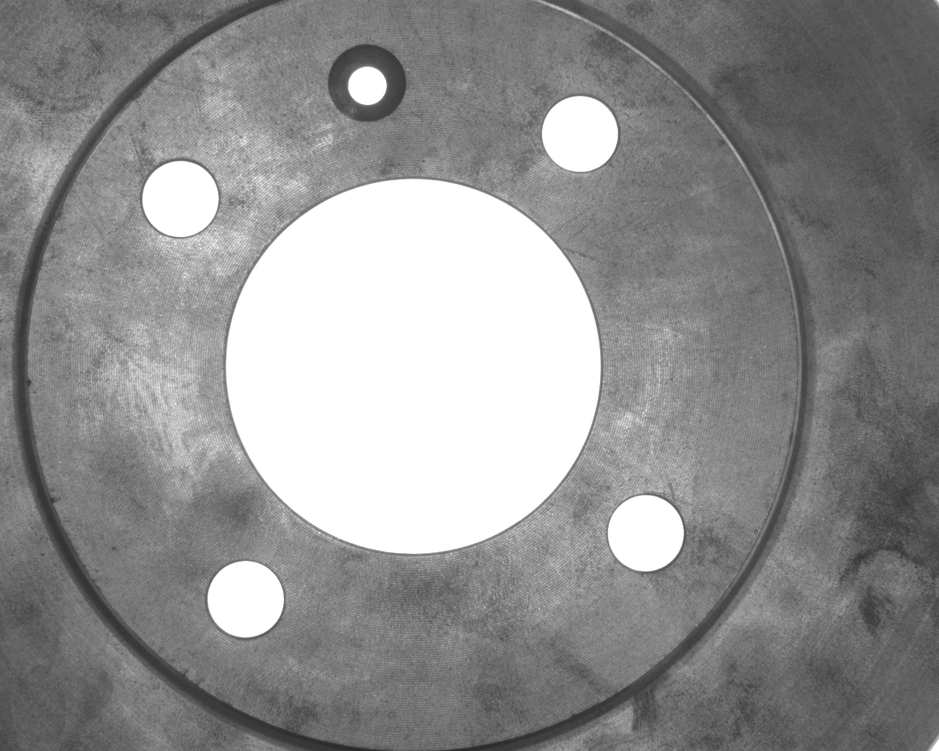
//> input picture Homeworks/9/brake_disk_part_06.png, 939 x 751 px, shrunk from 1280 x 1024 before the run
$ ./RoundDetection   (built with g++ and OpenCV 4)
//> lines starting //> are read from the running program, lines starting //| are printed output that depends on the picture; after the words box and inside, x2 and y2 are one past the last pixel; in counts of white or black regions, pixels touching at a corner belong together
//> further down, inputImg is the input picture: 751 rows x 939 cols, CV_8UC3; min 40, max 255, mean 144.4
//
// Created by chrisliu on 2020/4/9.
//

#include <iostream>
#include <opencv2/opencv.hpp>
#include <opencv2/core/core.hpp>
#include <opencv2/imgproc/imgproc.hpp>
#include <opencv2/highgui/highgui.hpp>

using namespace std;
using namespace cv;

#define PI 3.1415926535

//拟合圆
Point3f LeastSquareFittingCircle(vector<Point2f> temp_coordinates)//高斯消元法直接求解方程组
{
	float x1 = 0;
	float x2 = 0;
	float x3 = 0;
	float y1 = 0;
	float y2 = 0;
	float y3 = 0;
	float x1y1 = 0;
	float x1y2 = 0;
	float x2y1 = 0;
	int num;
	vector<Point2f>::iterator k;
	Point3f tempcircle;
	for (k = temp_coordinates.begin(); k != temp_coordinates.end(); k++)
	{

		x1 = x1 + (*k).x;
		x2 = x2 + (*k).x * (*k).x;
		x3 = x3 + (*k).x * (*k).x * (*k).x;
		y1 = y1 + (*k).y;
		y2 = y2 + (*k).y * (*k).y;
		y3 = y3 + (*k).y * (*k).y * (*k).y;
		x1y1 = x1y1 + (*k).x * (*k).y;
		x1y2 = x1y2 + (*k).x * (*k).y * (*k).y;
		x2y1 = x2y1 + (*k).x * (*k).x * (*k).y;
	}
	float C, D, E, G, H, a, b, c;
	num = temp_coordinates.size();
	C = num * x2 - x1 * x1;
	D = num * x1y1 - x1 * y1;
	E = num * x3 + num * x1y2 - x1 * (x2 + y2);
	G = num * y2 - y1 * y1;
	H = num * x2y1 + num * y3 - y1 * (x2 + y2);
	a = (H * D - E * G) / (C * G - D * D);
	b = (H * C - E * D) / (D * D - G * C);
	c = -(x2 + y2 + a * x1 + b * y1) / num;
	tempcircle.x = -a / 2; //圆心x坐标
	tempcircle.y = -b / 2;//圆心y坐标
	tempcircle.z = sqrt(a * a + b * b - 4 * c) / 2;//圆心半径
	return tempcircle;
}

//拟合曲线
bool polynomial_curve_fit(std::vector<cv::Point2f>& key_point, int n, cv::Mat& A)
{
	//Number of key points
	int N = key_point.size();

	//构造矩阵X
	cv::Mat X = cv::Mat::zeros(n + 1, n + 1, CV_32FC1);
	for (int i = 0; i < n + 1; i++)
	{
		for (int j = 0; j < n + 1; j++)
		{
			for (int k = 0; k < N; k++)
			{
				X.at<float>(i, j) = X.at<float>(i, j) +
					std::pow(key_point[k].x, i + j);
			}
		}
	}

	//构造矩阵Y
	cv::Mat Y = cv::Mat::zeros(n + 1, 1, CV_32FC1);
	for (int i = 0; i < n + 1; i++)
	{
		for (int k = 0; k < N; k++)
		{
			Y.at<float>(i, 0) = Y.at<float>(i, 0) +
				std::pow(key_point[k].x, i) * key_point[k].y;
		}
	}

	A = cv::Mat::zeros(n + 1, 1, CV_32FC1);
	//求解矩阵A
	cv::solve(X, Y, A, cv::DECOMP_LU);
	return true;
}

Mat Circle_Detection(Mat input)
{
	int rows = input.rows;
//> rows = 751
	int cols = input.cols;
//> cols = 939

	Mat output = Mat::zeros(rows, cols, CV_8UC1);
	int temp = 0;
	for (int i = 0; i < rows; ++i)
	{
		temp = abs(input.at<uchar>(i, 1) - 0) / 2;
		if (temp > 50)
			output.at<uchar>(i, 0) = 255;
		for (int j = 1; j < cols - 1; ++j)
		{
			temp = abs(input.at<uchar>(i, j + 1) - input.at<uchar>(i, j - 1)) / 2;
			if (temp > 50)
				output.at<uchar>(i, j) = 255;
		}
		temp = abs(0 - input.at<uchar>(i, cols - 2)) / 2;
		if (temp > 50)
			output.at<uchar>(i, cols - 1) = 255;
	}
//> this loop made 751 passes
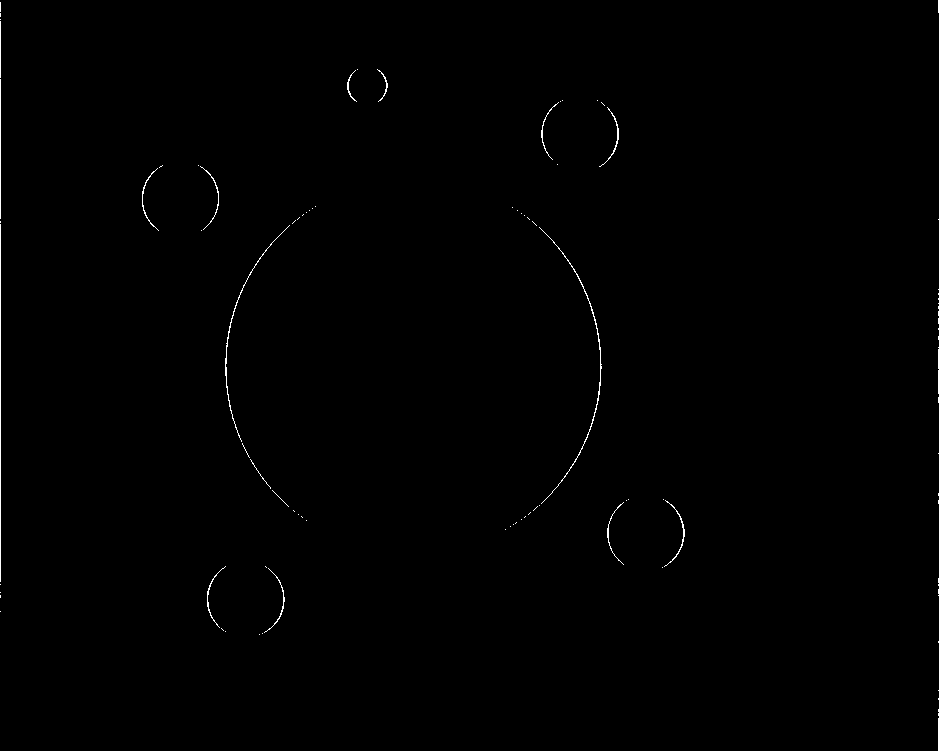
//> output: 751 rows x 939 cols, CV_8UC1; 0.33% white in thin lines or dots
//> after the loop, temp = 127
	vector<vector<Point> > contours;
	vector<Vec4i> hierarchy;
	findContours(output, contours, hierarchy, RETR_TREE, CHAIN_APPROX_SIMPLE, Point(0, 0));
//> contours = 98 contours, 88 with area under 20; largest, box (x1, y1, x2, y2) and area: (539, 227, 602, 504) 79, (225, 225, 290, 442) 53, (664, 500, 685, 567) 40, (599, 107, 619, 167) 34, (264, 568, 285, 633) 25
	vector<Point3f> mems_circle;
	for (int i = 0; i < contours.size(); ++i)
	{
		int increment = contours[i].size() / 8;
		if (increment > 10)
		{
			vector<Point2f> circle_coordinate;
			for (int j = 0; j < 8; ++j)
			{
				circle_coordinate.push_back(contours[i][j * increment]);
			}
			mems_circle.push_back(LeastSquareFittingCircle(circle_coordinate));

		}
	}
//> this loop made 98 passes
//> increment on passes 1 to 12: 0, 0, 0, 0, 0, 0, 0, 0, 0, 0, 0, 0
//> (increment, num in LeastSquareFittingCircle, C in LeastSquareFittingCircle, D in LeastSquareFittingCircle, E in LeastSquareFittingCircle, G in LeastSquareFittingCircle, H in LeastSquareFittingCircle, a in LeastSquareFittingCircle) on passes 61 to 62: (33, 8, 24024, 23399, 36931584, 456759, 353353728, -825), (25, 8, 21679, -55996, -23004928, 311088, 181219072, -828.9)

	Point3f circle_temp = mems_circle.back();
//> circle_temp = Point3(414.4, 365.9, 188.8)
	float x = circle_temp.x;
//> x = 414.4
	float y = circle_temp.y;
//> y = 365.9
	float r = circle_temp.z;
//> r = 188.8

	Mat output_GRAY = input.clone();
	int radius_param = 20;
	circle(output_GRAY, Point2f(x, y), r + radius_param, Scalar(0));
	circle(output_GRAY, Point2f(x, y), r - radius_param, Scalar(0));
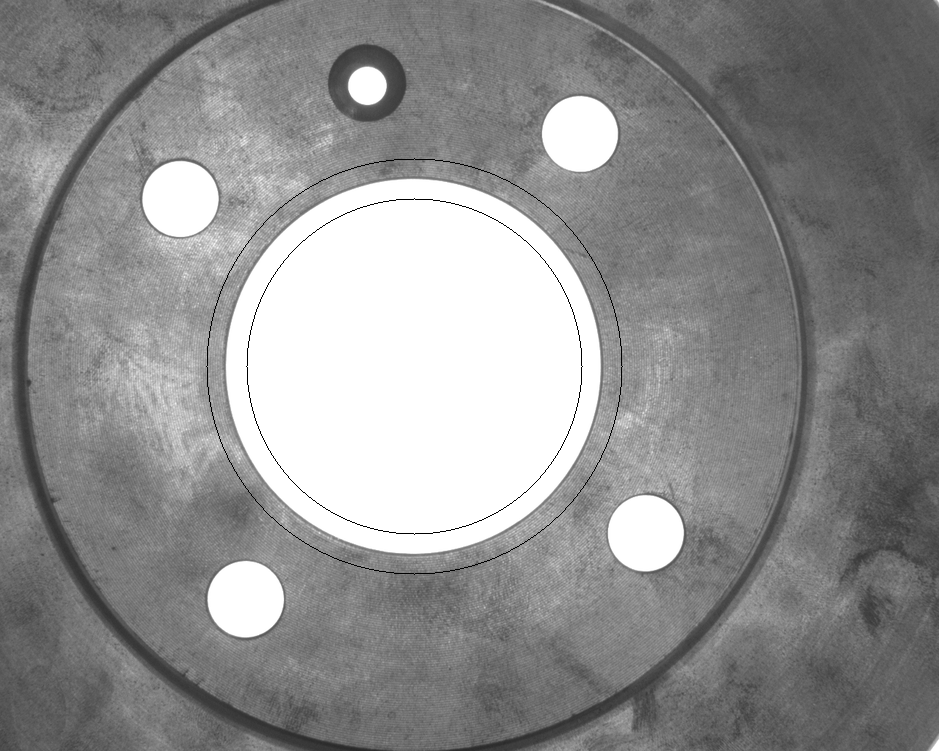
//> output_GRAY: 751 rows x 939 cols, CV_8UC1; min 0, max 255, mean 143.8

	float increment_degree = 2 * PI / 8;
	//cout << increment_degree << endl;
	vector<Point2f> fitting_points;
	for (int i = 0; i < 8; ++i)
	{
		cout << "i:" << i << endl;

		//扫描线采样
		vector<Point3f> edge;
		for (int j = 0; j < 2 * radius_param; ++j)
		{
			float temp_r = r - radius_param + j;
			float temp_x = x + temp_r * cos(increment_degree * i);
			float temp_y = y + temp_r * sin(increment_degree * i);
			Point3f edge_temp;
			//采样点坐标（相对于初始圆点）
			edge_temp.x = temp_x - x;
			edge_temp.y = temp_y - y;
			//采样点灰度值
			edge_temp.z = input.at<uchar>(temp_y, temp_x);
			circle(output_GRAY, Point(temp_x, temp_y), 1, Scalar(0), -1);
			//cout << edge_temp << endl;
			edge.push_back(edge_temp);
		}

		//扫描线一阶导
		//cout << "derivate" << endl;
		vector<Point3f> edge_derivate = edge;
		float derivate_max = 0;
		int derivate_maxIndex = 0;

		edge_derivate[0].z = abs(edge[1].z - 0) / 2;
		for (int k = 1; k < edge.size() - 1; ++k)
		{
			float derivate = abs(edge[k + 1].z - edge[k - 1].z) / 2;
			if (derivate > derivate_max)
			{
				derivate_max = derivate;
				derivate_maxIndex = k;
			}
			edge_derivate[k].z = derivate;
			//cout << derivate << endl;
		}
		edge_derivate[edge.size() - 1].z = abs(0 - edge[edge.size() - 2].z) / 2;
		//cout << "derivate_maxIndex=" << derivate_maxIndex << endl;

		//进行抛物线的拟合
		vector<Point2f> fitting_data;
		float init_x = edge_derivate[derivate_maxIndex - 2].x;
		float init_y = edge_derivate[derivate_maxIndex - 2].y;
		for (int k = 0; k < 5; ++k)
		{
			int temp_index = derivate_maxIndex - 2 + k;
			//cout << "temp_index"<<temp_index << endl;
			Point2f temp_data;
			temp_data.x = sqrt(pow(edge_derivate[temp_index].x - init_x, 2) + pow(edge_derivate[temp_index].y - init_y, 2));
			temp_data.y = edge_derivate[temp_index].z;
			fitting_data.push_back(temp_data);
		}
		Mat A;
		polynomial_curve_fit(fitting_data, 2, A);
		float a0 = A.at<float>(0, 0);
		float a1 = A.at<float>(1, 0);
		float a2 = A.at<float>(2, 0);
		// [4 lines of commented-out code are left out]
		float fitting_r = -a1 / (2 * a2);
		Point2f fitting_p(x + init_x + fitting_r * cos(increment_degree * i), y + init_y + fitting_r * sin(increment_degree * i));
		circle(output_GRAY, fitting_p, 5, Scalar(0), -1);
		cout << "亚像素点：" << fitting_p << endl;
		fitting_points.push_back(fitting_p);

	}
//> this loop made 8 passes
//> fitting_p on passes 1 to 8: Point(600.4, 365.9), Point(546.8, 498.2), Point(414.4, 553.9), Point(280.9, 499.4), Point(225.7, 365.9), Point(281.5, 232.9), Point(414.4, 178.1), Point(546.5, 233.8)
//| 亚像素点：[600.386, 365.865]
//| 亚像素点：[546.812, 498.243]
//| 亚像素点：[414.433, 553.878]
//| 亚像素点：[280.948, 499.351]
//| 亚像素点：[225.73, 365.865]
//| 亚像素点：[281.499, 232.931]
//| 亚像素点：[414.433, 178.15]
//| 亚像素点：[546.534, 233.764]
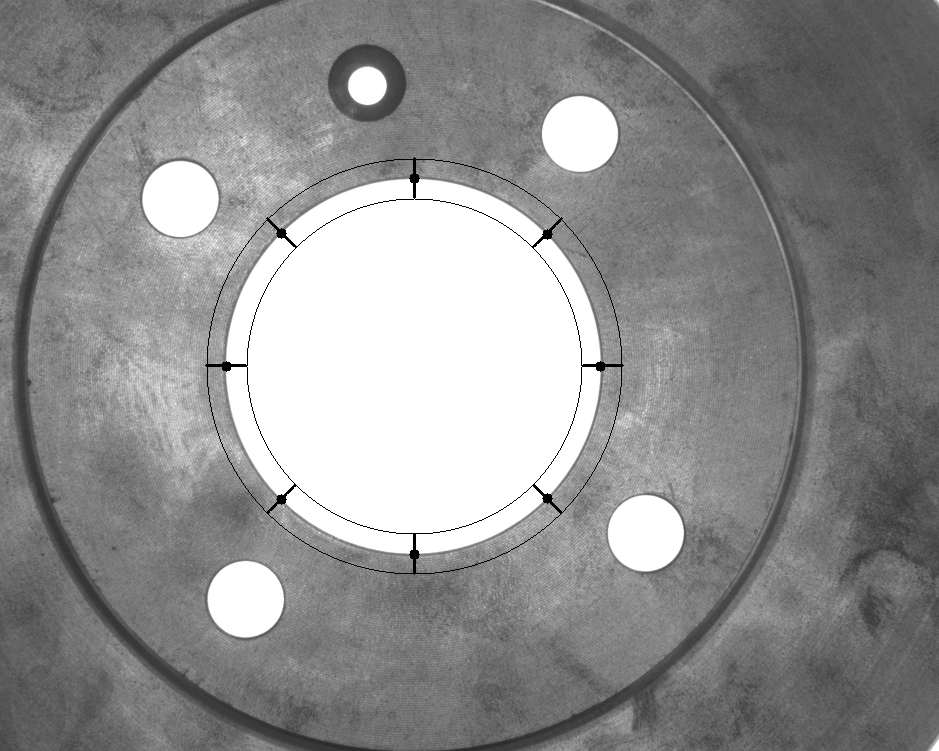
//> output_GRAY: 751 rows x 939 cols, CV_8UC1; 0.19% of pixels changed, all inside (x1, y1, x2, y2) = (205, 157, 624, 574)

	Point3f fitting_round = LeastSquareFittingCircle(fitting_points);
//> fitting_round = Point3(413.3, 366.1, 187.7)
	circle(output_GRAY, Point2f(fitting_round.x, fitting_round.y), fitting_round.z, Scalar(0), 3);
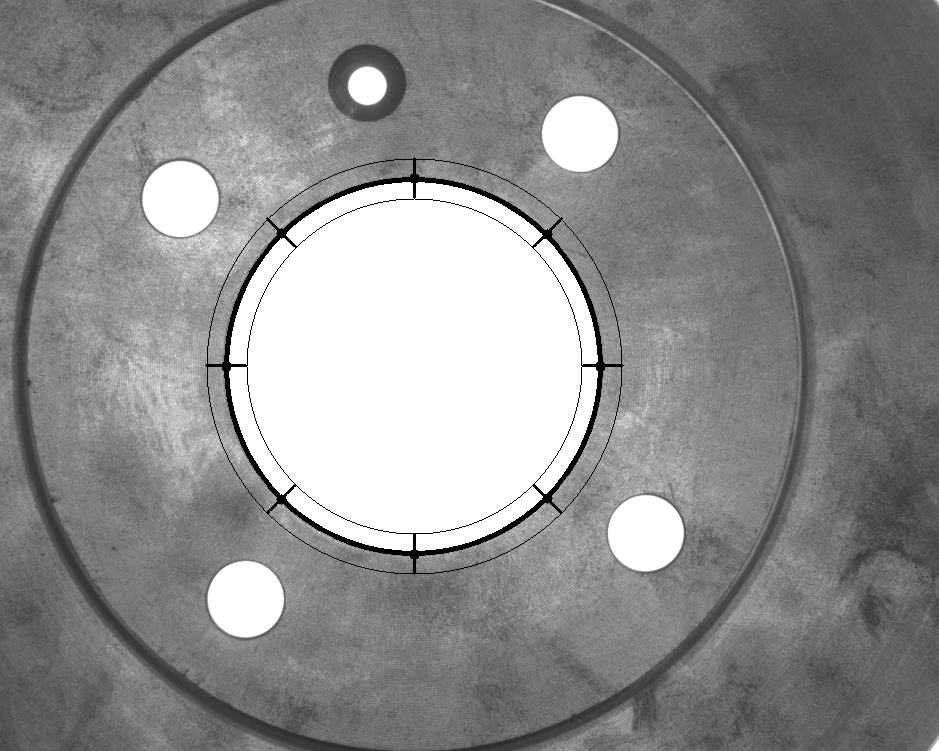
//> output_GRAY: 751 rows x 939 cols, CV_8UC1; 0.78% of pixels changed, all inside (x1, y1, x2, y2) = (224, 177, 603, 556)
	circle(output_GRAY, Point2f(fitting_round.x, fitting_round.y), 3, Scalar(0), -1);
//> output_GRAY: 751 rows x 939 cols, CV_8UC1; 29 pixels changed, all inside (x1, y1, x2, y2) = (410, 363, 417, 370)
	cout << "Center=" << Point2f(fitting_round.x, fitting_round.y) << endl;
//| Center=[413.262, 366.147]
	cout << "Diameter=" << 2 * fitting_round.z << endl;
//| Diameter=375.301

	return output_GRAY;
}

int main(int argc, char** argv)
{
	Mat inputImg = imread("D:/OneDrive - stu.hit.edu.cn/Lessons/Machine_Vision/Homeworks/9/brake_disk_part_06.png");
	cvtColor(inputImg, inputImg, COLOR_RGB2GRAY);
	imshow("inputImg", inputImg);
	//计时
	double time_consumed = cv::getTickCount();
	Mat output = Circle_Detection(inputImg);
	time_consumed = (cv::getTickCount() - time_consumed) / cv::getTickFrequency();
	cout << "耗时：" << time_consumed << " s" << endl;
	imshow("output", output);
	waitKey(0);
	return 0;
}
